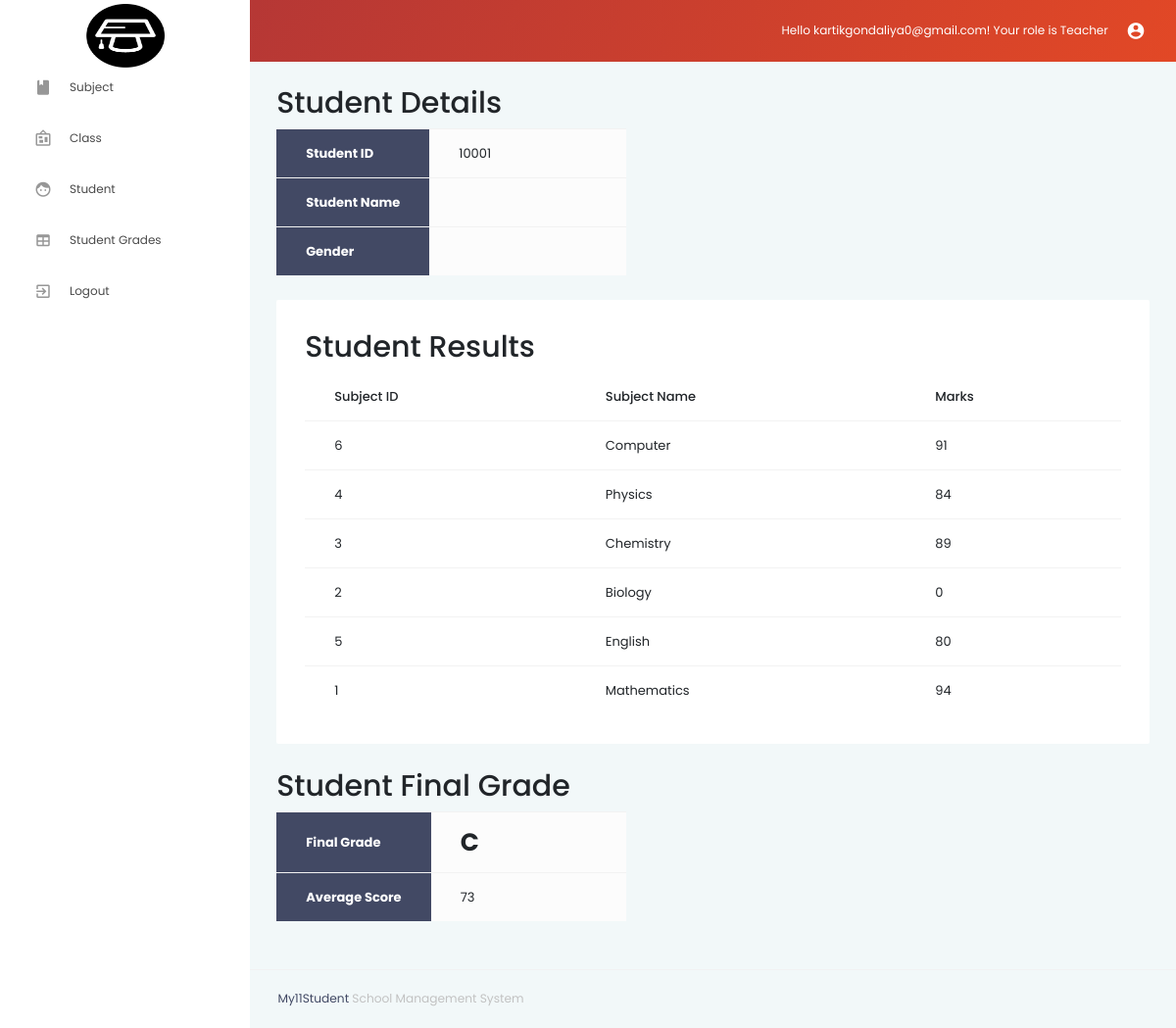
Screenshot of /pages_teacher/StudentGradesView.php?id=10001 (signed in) with the database file from the repository.
### tables this page shows
CREATE TABLE `student_subject` (
  `studentID` int(11) NOT NULL,
  `subjectID` varchar(30) NOT NULL,
  `subject_score` int(11) DEFAULT NULL
);

CREATE TABLE `subject` (
  `subjectID` varchar(30) NOT NULL,
  `subjectName` varchar(30) NOT NULL,
  `subjectType` varchar(30) NOT NULL
);

### pages_teacher/StudentGradesView.php (the view, shortened to what this page needs)
<!DOCTYPE html>
<?php
require_once '../db_connect.php';
$id = $_GET["id"];
$firstName = $_GET["firstname"];
$lastName = $_GET["lastname"];
$gender = $_GET["gender"];
?>
<html lang="en">
    <head>
        <link rel="stylesheet" href="../vendors/iconfonts/mdi/css/materialdesignicons.min.css">
        <link rel="stylesheet" href="../vendors/css/vendor.bundle.base.css">
        <link rel="stylesheet" href="../vendors/css/vendor.bundle.addons.css">
        <link rel="stylesheet" href="https://use.fontawesome.com/releases/v5.4.1/css/all.css">
        <link rel="stylesheet" href="../css/style.css">
    </head>
    <body>
        <div class="container-scroller">
            <?php
            include("nav.php");
            ?>
            <div class="main-panel">
                <div class="content-wrapper">
                    <div class="row">
                        <div class="col-md-12 d-flex align-items-stretch grid-margin">
                            <div class="row flex-grow">
                                <div class="col-5">
                                    <div class="page-header clearfix">
                                        <h2 style="float:left">Student Details</h2>
                                    </div>
                                    <div class="table-responsive">
                                        <table class="table table-light table-xl mb-0">
                                            <tbody>
                                                <tr>
                                                    <th width="25%" class="bg-dark" style="color:white">Student ID</th>
                                                    <td width="75%"><?php echo $id; ?></td>
                                                </tr>
                                                <tr>
                                                    <th class="bg-dark" style="color:white">Student Name</th>
                                                    <td><?php echo $firstName." ".$lastName; ?></td>
                                                </tr>
                                                <tr>
                                                    <th class="bg-dark" style="color:white">Gender</th>
                                                    <td><?php echo $gender; ?></td>
                                                </tr>
                                            </tbody>
                                        </table>
                                    </div>
                                </div>
                            </div>
                        </div>
                    </div>
                    <div class="row">
                        <div class="col-lg-12 grid-margin stretch-card">
                            <div class="card">
                                <div class="card-body">
                                    <div class="page-header clearfix">
                                        <h2 style="float:left">Student Results</h2>
                                    </div>
                                    <div class="table-responsive">
                                        <table class="table table-hover table-xl mb-0">
                                            <thead>
                                                <tr>
                                                    <th class="border-top-0">Subject ID</th>
                                                    <th class="border-top-0">Subject Name</th>
                                                    <th class="border-top-0">Marks</th>
                                                </tr>
                                            </thead>
                                            <tbody>
                                                <?php
                                                $scoresql = 'SELECT subjectID, subject_score FROM student_subject WHERE studentID="'.$id. '"';
                                                $result = $conn->query($scoresql);
                                                $total_score=0;
                                                $counter=0;
                                                $grade = '';
                                                while($row = $result->fetch_assoc()) {
                                                    $subjectID = $row['subjectID'];
                                                    $subjectScore = $row['subject_score'];
                                                    $total_score+=$subjectScore;
                                                    $counter++;
                                                    $sub_name = 'SELECT subjectName, subjectType FROM subject WHERE subjectID="'.$subjectID.'"';
                                                    $sub_name_result = $conn->query($sub_name);
                                                    while($sub_name_row = $sub_name_result->fetch_assoc()){
                                                        $subjectName = $sub_name_row['subjectName'];
                                                    }
                                                    echo
                                                        '<tr>
                                                                <td>'.$subjectID.'</td>
                                                                <td>'.$subjectName.'</td>
                                                                <td>'.$subjectScore.'</td>
                                                            </tr>';
                                                }
                                                $average_score = $total_score/$counter;
                                                if($grade != 'F'){
                                                    if($average_score>=90 && $average_score<=100)
                                                        $grade = 'A';
                                                    else if($average_score>=80 && $average_score<=89)
                                                        $grade = 'B';
                                                    else if($average_score>=70 && $average_score<=79)
                                                        $grade = 'C';
                                                    else if($average_score>=60 && $average_score<=69)
                                                        $grade = 'D';
                                                    else if($average_score<60)
                                                        $grade = 'F';
                                                }
                                                ?>
                                            </tbody>
                                        </table>
                                    </div>
                                </div>
                            </div>
                        </div>
                    </div>
                    <div class="row">
                        <div class="col-md-12 d-flex align-items-stretch grid-margin">
                            <div class="row flex-grow">
                                <div class="col-5">
                                    <div class="page-header clearfix">
                                        <h2 style="float:left">Student Final Grade</h2>
                                    </div>
                                    <div class="table-responsive">
                                        <table class="table table-light table-xl mb-0">
                                            <tbody>
                                                <tr>
                                                    <th width="25%" class="bg-dark" style="color:white">Final Grade</th>
                                                    <td width="75%" style="font-size:25px;"><b><?php echo $grade; ?></b></td>
                                                </tr>
                                                <tr>
                                                    <th class="bg-dark" style="color:white">Average Score</th>
                                                    <td><?php echo (round($average_score,2)); ?></td>
                                                </tr>
                                            </tbody>
                                        </table>
                                    </div>
                                </div>
                            </div>
                        </div>
                    </div>
                </div>
                <?php
                include("../footer.php");
                ?>
            </div>
        </div>
    </body>
</html>

### rows the page displays
student_subject: subjectID "6", subjectID.subjectName "Computer", subject_score "91"
student_subject: subjectID "4", subjectID.subjectName "Physics", subject_score "84"
student_subject: subjectID "3", subjectID.subjectName "Chemistry", subject_score "89"
student_subject: subjectID "2", subjectID.subjectName "Biology", subject_score "0"
student_subject: subjectID "5", subjectID.subjectName "English", subject_score "80"
student_subject: subjectID "1", subjectID.subjectName "Mathematics", subject_score "94"

### other values shown
$_SESSION["username"] "kartikgondaliya0@gmail.com"
$_SESSION["role"] "Teacher"
$id "10001"
$grade "C"
$average_score "73"
